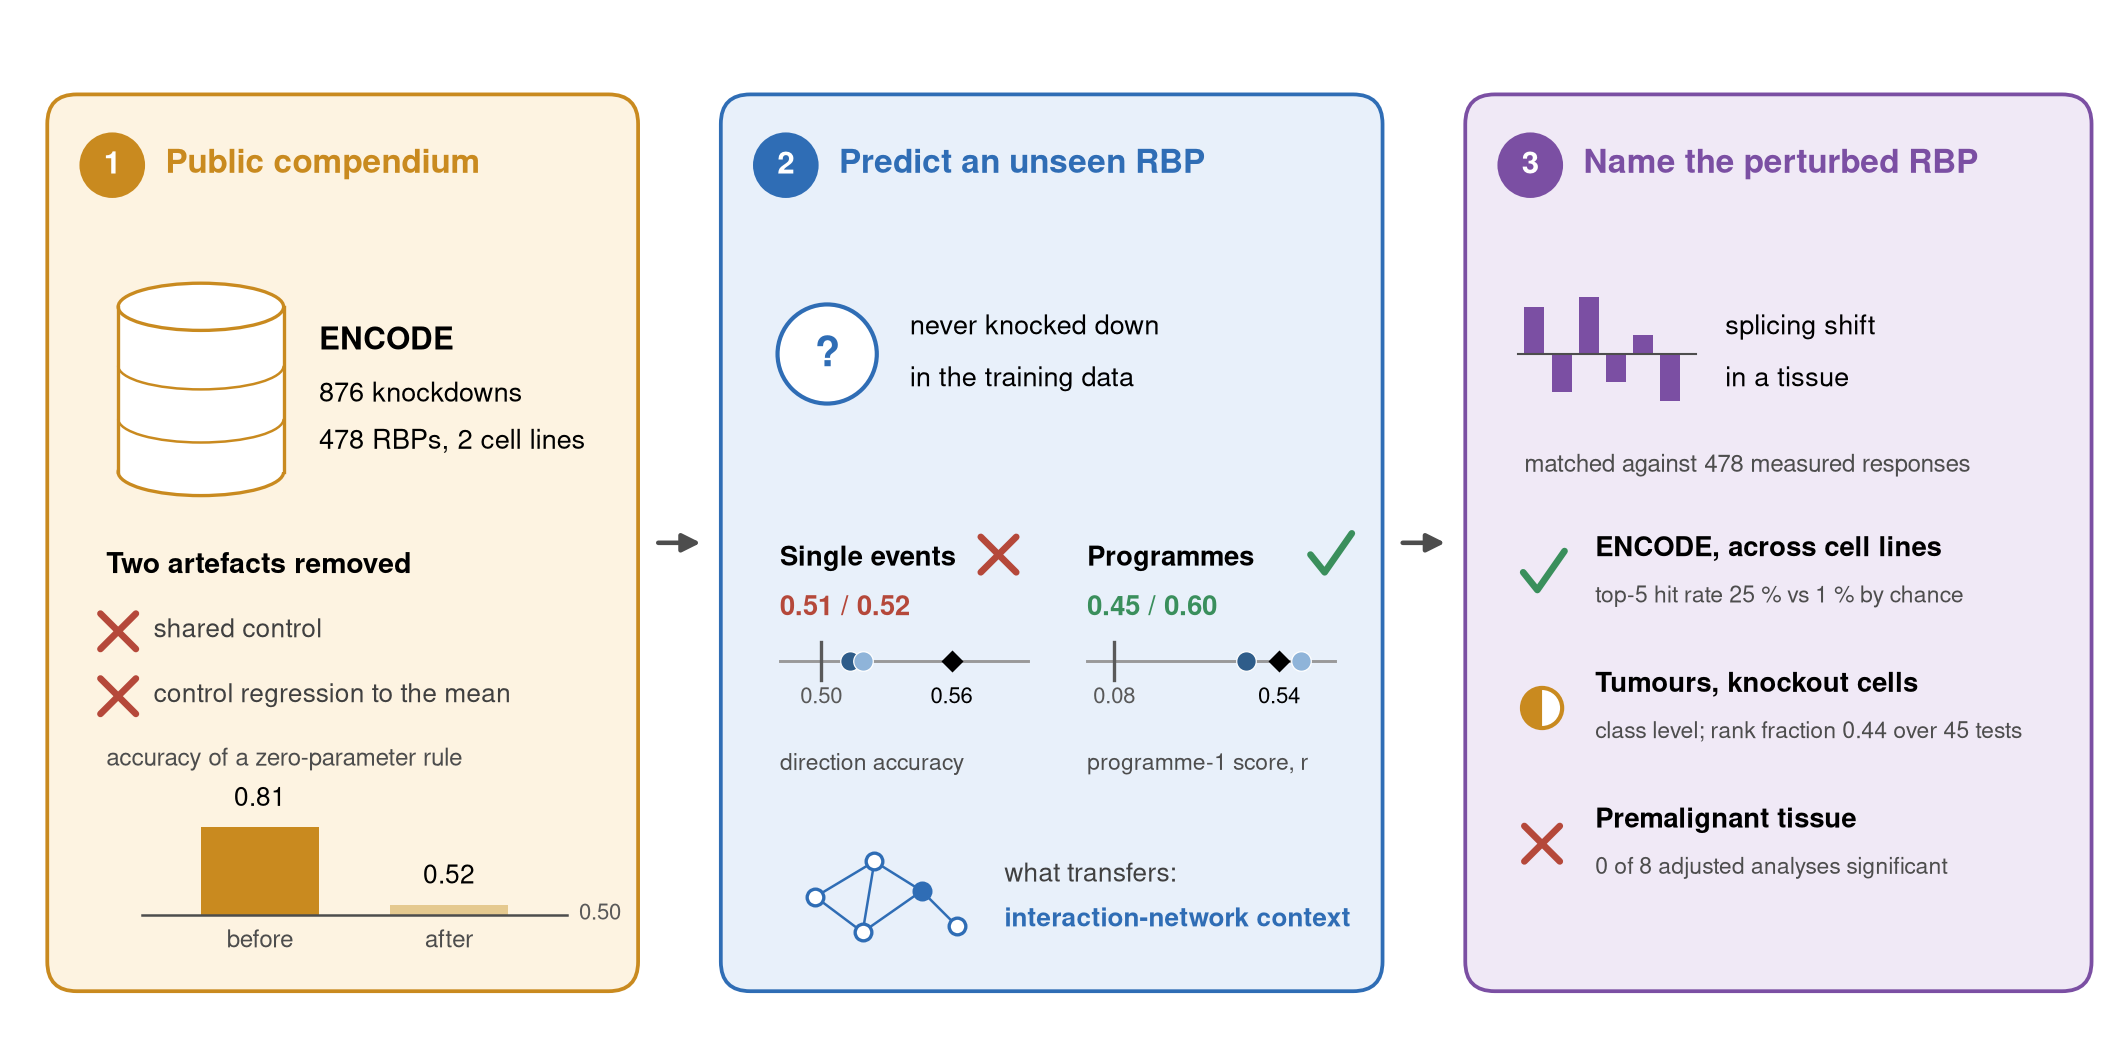

Here is the Python script that generated this plot:
"""Graphical abstract (180 x 90 mm): compendium with two artefacts removed -> forward prediction for unseen RBPs -> inverse mapping.
Numbers are read from repository tables: runs 13_model/ceiling_within_run.tsv, RBPs 11_splits/rbp_folds.tsv, control-deviation rule
13_model/clean_target_summary.tsv, event level 13_model/benchmark/master_table.tsv and 13_model/clean_ceiling_cross_run.tsv, programme level
13_model/programme/results_summary_final.tsv, retrieval 14_inverse/h3_encode_summary.tsv, tumours 14_inverse/h3_tcga_tests.tsv, premalignant
cohorts 14_inverse/h4_summary.tsv and h4new_summary.tsv (adjusted analyses)."""
import numpy as np, pandas as pd
from _style import *
from matplotlib.patches import FancyBboxPatch, Ellipse, Rectangle, Circle, FancyArrowPatch
n_runs = len(pd.read_csv(f"{PB}/13_model/ceiling_within_run.tsv", sep="\t")); n_rbp = len(pd.read_csv(f"{PB}/11_splits/rbp_folds.tsv", sep="\t"))
CT = pd.read_csv(f"{PB}/13_model/clean_target_summary.tsv", sep="\t").set_index(["cell_line", "set"]).rule; rule_sig = CT.xs("sig_FDR", level=1).mean(); rule_clean = CT.xs("clean_0.05", level=1).mean()
M = pd.read_csv(f"{PB}/13_model/benchmark/master_table.tsv", sep="\t").set_index(["model", "cell_line"]).sign_acc; ev = [M[("v3 deep", c)] for c in CELLS]; ceil = pd.read_csv(f"{PB}/13_model/clean_ceiling_cross_run.tsv", sep="\t").groupby("cell_line").sign_agree.mean()
S = pd.read_csv(f"{PB}/13_model/programme/results_summary_final.tsv", sep="\t").set_index(["cell", "set", "method"]); r1 = [S.loc[(c, "seq_net", "ridge"), "r1"] for c in CELLS]; ref = np.mean([S.loc[(c, "oracle_other_cell", "-"), "r1"] for c in CELLS]); perm = np.mean([S.loc[(c, "seq_net", "ridge"), "r1_perm_p95"] for c in CELLS])
E = pd.read_csv(f"{PB}/14_inverse/h3_encode_summary.tsv", sep="\t"); E = E[(E.setting == "cross") & (E.repro_class == "all")]; top5 = E.top5.mean(); exp5 = E.expected_top5.mean()
T = pd.read_csv(f"{PB}/14_inverse/h3_tcga_tests.tsv", sep="\t"); T = T[T.gene_rank.notna()]; H = pd.read_csv(f"{PB}/14_inverse/h4_summary.tsv", sep="\t"); N = pd.read_csv(f"{PB}/14_inverse/h4new_summary.tsv", sep="\t"); N = N[N.contrast.str.startswith("GSE182338") & N.contrast.str.endswith("_adjusted")]
padj = list(H[H.adjustment == "adjusted"].p_top_vs_maxnull) + list(N.p_top_vs_maxnull); n_sig = int(sum(p < 0.05 for p in padj))
fig = plt.figure(figsize=(7.09, 3.54)); ax = fig.add_axes([0, 0, 1, 1]); ax.set_xlim(0, 180); ax.set_ylim(0, 90); ax.axis("off")
CA, CB, CP = ("#fdf3e1", "#c98a1f"), ("#e8f0fa", "#2f6db5"), ("#f0e9f6", "#7b4fa3"); X = [(4, 50), (61, 56), (124, 53)]; Y0, Hh = 6, 76
def box(x, w, col, title, k):
    ax.add_patch(FancyBboxPatch((x, Y0), w, Hh, boxstyle="round,pad=0,rounding_size=2.5", fc=col[0], ec=col[1], lw=0.9)); ax.add_patch(Circle((x + 5.5, Y0 + Hh - 6), 2.6, color=col[1])); ax.text(x + 5.5, Y0 + Hh - 6.1, str(k), color="white", fontsize=7.5, fontweight="bold", ha="center", va="center")
    ax.text(x + 10, Y0 + Hh - 6, title, color=col[1], fontsize=8, fontweight="bold", va="center")
def arrow(x0, x1, y=44, col="0.3"): ax.add_patch(FancyArrowPatch((x0, y), (x1, y), arrowstyle="-|>", mutation_scale=9, lw=1.1, color=col))
def check(x, y, col="#3a8f5c"): ax.plot([x - 1.6, x - 0.4, x + 1.9], [y, y - 1.5, y + 1.8], color=col, lw=1.6, solid_capstyle="round")
def cross(x, y, col="#b5483a"): ax.plot([x - 1.5, x + 1.5], [y - 1.5, y + 1.5], color=col, lw=1.6, solid_capstyle="round"); ax.plot([x - 1.5, x + 1.5], [y + 1.5, y - 1.5], color=col, lw=1.6, solid_capstyle="round")
def half(x, y, col="#c98a1f"): ax.add_patch(Circle((x, y), 1.7, fc="white", ec=col, lw=1.0)); ax.add_patch(matplotlib.patches.Wedge((x, y), 1.7, 90, 270, fc=col, ec=col, lw=0))
# 1 compendium
x, w = X[0]; box(x, w, CA, "Public compendium", 1); cx = x + 13
ax.add_patch(Rectangle((cx - 7, 50), 14, 14, fc="white", ec="none")); ax.add_patch(Ellipse((cx, 50), 14, 4, fc="white", ec=CA[1], lw=0.8)); ax.add_patch(Rectangle((cx - 6.95, 50), 13.9, 2.2, fc="white", ec="none"))
ax.plot([cx - 7, cx - 7], [50, 64], color=CA[1], lw=0.8); ax.plot([cx + 7, cx + 7], [50, 64], color=CA[1], lw=0.8); ax.add_patch(Ellipse((cx, 64), 14, 4, fc="white", ec=CA[1], lw=0.8))
for yy in (54.5, 59): ax.add_patch(matplotlib.patches.Arc((cx, yy), 14, 4, theta1=180, theta2=360, ec=CA[1], lw=0.6))
ax.text(x + 23, 61, "ENCODE", fontsize=7.5, fontweight="bold", va="center"); ax.text(x + 23, 56.5, f"{n_runs} knockdowns", fontsize=6.5, va="center"); ax.text(x + 23, 52.5, f"{n_rbp} RBPs, 2 cell lines", fontsize=6.5, va="center")
ax.text(x + 5, 42, "Two artefacts removed", fontsize=6.8, fontweight="bold", va="center")
for yy, t in ((36.5, "shared control"), (31, "control regression to the mean")): ax.text(x + 9, yy, t, fontsize=6.3, va="center", color="0.25"); cross(x + 6, yy)
bx = x + 8; ax.plot([bx, bx + 36], [12.5, 12.5], color="0.3", lw=0.6); sc = 7 / (rule_sig - 0.5)
for xi, v, lab, col in ((bx + 5, rule_sig, "before", "#c98a1f"), (bx + 21, rule_clean, "after", "#e5c98f")):
    ax.add_patch(Rectangle((xi, 12.5), 10, (v - 0.5) * sc + 0.4, fc=col, ec="none")); ax.text(xi + 5, 12.5 + (v - 0.5) * sc + 1.6, f"{v:.2f}", fontsize=6.3, ha="center", va="bottom"); ax.text(xi + 5, 10.2, lab, fontsize=5.8, ha="center", va="center", color="0.3")
ax.text(x + 5, 25.6, "accuracy of a zero-parameter rule", fontsize=5.8, color="0.3", va="center"); ax.text(bx + 37, 12.5, "0.50", fontsize=5.3, color="0.35", va="center")
# 2 forward
x, w = X[1]; box(x, w, CB, "Predict an unseen RBP", 2); ax.add_patch(Circle((x + 9, 60), 4.2, fc="white", ec=CB[1], lw=1.0)); ax.text(x + 9, 59.8, "?", fontsize=10, fontweight="bold", color=CB[1], ha="center", va="center")
ax.text(x + 16, 62.2, "never knocked down", fontsize=6.5, va="center"); ax.text(x + 16, 57.8, "in the training data", fontsize=6.5, va="center")
def ladder(x0, y, lo, hi, vals, refv, ctl, title, colr):
    L = 21; f = lambda v: x0 + (v - lo) / (hi - lo) * L; ax.plot([x0, x0 + L], [y, y], color="0.6", lw=0.7); ax.text(x0, y + 8.6, title, fontsize=6.6, fontweight="bold", va="center")
    ax.plot([f(ctl), f(ctl)], [y - 1.6, y + 1.6], color="0.35", lw=0.8); ax.text(f(ctl), y - 3.6, f"{ctl:.2f}", fontsize=5.3, ha="center", color="0.35"); ax.scatter([f(refv)], [y], marker="D", s=14, color="k", zorder=3, lw=0); ax.text(f(refv), y - 3.6, f"{refv:.2f}", fontsize=5.3, ha="center")
    for v, c in zip(vals, CELLS): ax.scatter([f(v)], [y], s=22, color=COL[c], zorder=4, edgecolor="white", lw=0.3)
    ax.text(x0, y + 4.4, " / ".join(f"{v:.2f}" for v in vals), fontsize=6.6, color=colr, va="center", fontweight="bold")
ladder(x + 5, 34, 0.48, 0.60, ev, ceil.mean(), 0.5, "Single events", "#b5483a"); ladder(x + 31, 34, 0.0, 0.70, r1, ref, perm, "Programmes", "#3a8f5c"); cross(x + 23.5, 43); check(x + 51.5, 43)
ax.text(x + 5, 25.2, "direction accuracy", fontsize=5.5, color="0.3", va="center"); ax.text(x + 31, 25.2, "programme-1 score, r", fontsize=5.5, color="0.3", va="center")
nx, ny = x + 8, 14; pts = np.array([[0, 0], [5, 3], [4, -3], [9, 0.5], [12, -2.5]]) + [nx, ny]
for a_, b_ in ((0, 1), (0, 2), (1, 2), (1, 3), (2, 3), (3, 4)): ax.plot(pts[[a_, b_], 0], pts[[a_, b_], 1], color=CB[1], lw=0.6, zorder=1)
ax.scatter(pts[:, 0], pts[:, 1], s=16, color="white", edgecolor=CB[1], lw=0.8, zorder=2); ax.scatter(pts[3:4, 0], pts[3:4, 1], s=16, color=CB[1], zorder=3, lw=0)
ax.text(x + 24, 15.8, "what transfers:", fontsize=6.3, va="center", color="0.25"); ax.text(x + 24, 12, "interaction-network context", fontsize=6.3, va="center", fontweight="bold", color=CB[1])
# 3 inverse
x, w = X[2]; box(x, w, CP, "Name the perturbed RBP", 3)
for k, hgt in enumerate((5, -4, 6, -3, 2, -5)): ax.add_patch(Rectangle((x + 5 + k * 2.3, 60), 1.7, hgt * 0.8, fc=CP[1], ec="none"))
ax.plot([x + 4.5, x + 19.5], [60, 60], color="0.3", lw=0.5); ax.text(x + 22, 62.2, "splicing shift", fontsize=6.5, va="center"); ax.text(x + 22, 57.8, "in a tissue", fontsize=6.5, va="center"); ax.text(x + 5, 50.5, f"matched against {n_rbp} measured responses", fontsize=5.8, va="center", color="0.3")
rows = [(41.5, check, "ENCODE, across cell lines", f"top-5 hit rate {100 * top5:.0f} % vs {100 * exp5:.0f} % by chance"), (30, half, "Tumours, knockout cells", f"class level; rank fraction {(T.gene_rank / T.n_rbps).median():.2f} over {len(T)} tests"), (18.5, cross, "Premalignant tissue", f"{n_sig} of {len(padj)} adjusted analyses significant")]
for yy, sym, a_, b_ in rows: sym(x + 6.5, yy); ax.text(x + 11, yy + 1.9, a_, fontsize=6.6, fontweight="bold", va="center"); ax.text(x + 11, yy - 2.1, b_, fontsize=5.5, va="center", color="0.3")
arrow(55, 60); arrow(118, 123)
save(fig, "graphical_abstract")
